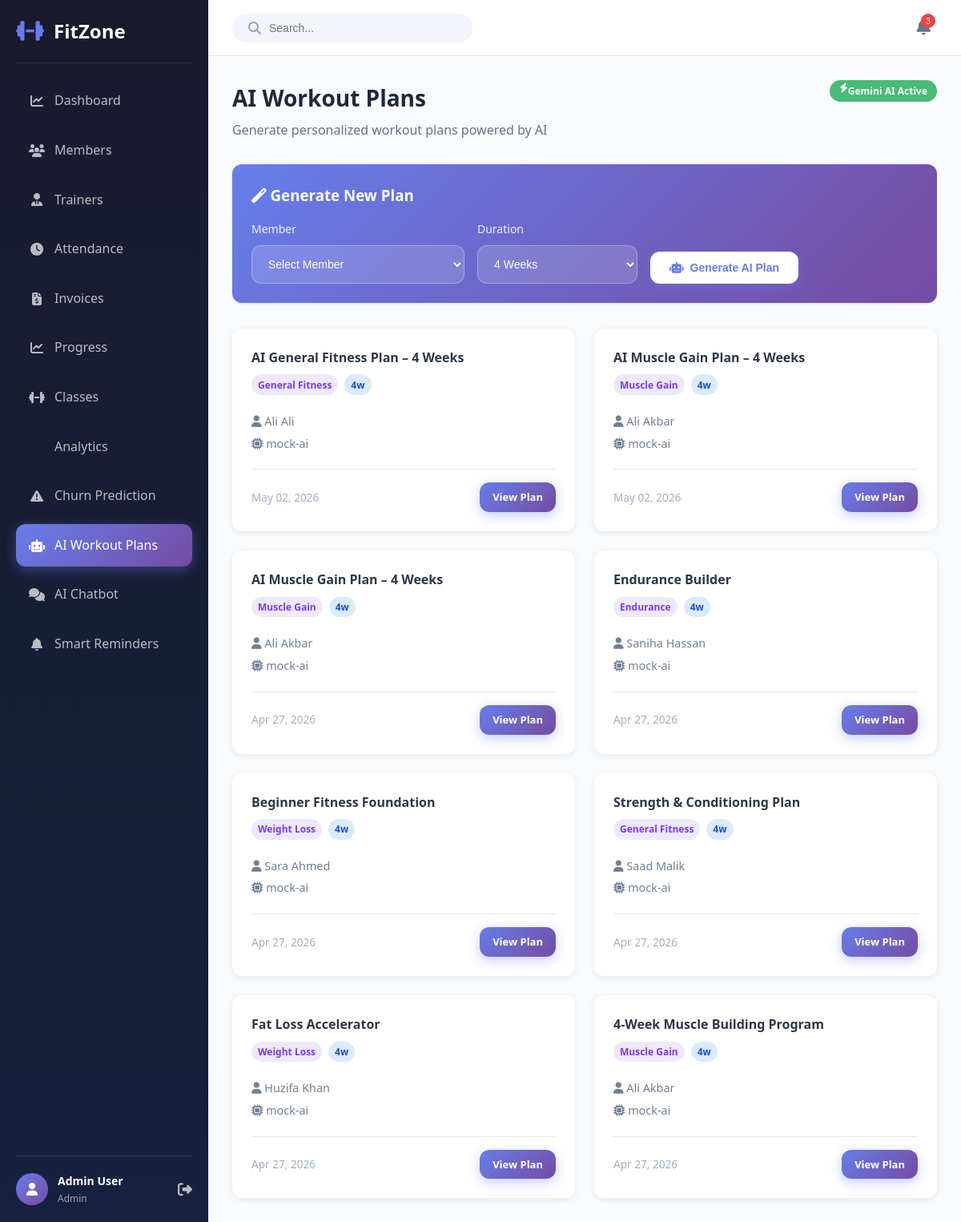
The app's page /ai/workout-plan (signed in) with its own data.
### models.py (models this page shows, shortened)
class User(UserMixin, db.Model):
    __tablename__ = 'users'
    id = db.Column(db.Integer, primary_key=True)
    email = db.Column(db.String(120), unique=True, nullable=False, index=True)
    password_hash = db.Column(db.String(256), nullable=False)
    first_name = db.Column(db.String(50), nullable=False)
    last_name = db.Column(db.String(50), nullable=False)
    role = db.Column(db.String(20), nullable=False, default='member')  # admin, trainer, member
    phone = db.Column(db.String(20))
    created_at = db.Column(db.DateTime, default=datetime.utcnow)
    updated_at = db.Column(db.DateTime, default=datetime.utcnow, onupdate=datetime.utcnow)
    is_active = db.Column(db.Boolean, default=True)
    profile_image = db.Column(db.String(255), default='default-avatar.png')
    member = db.relationship('Member', backref='user', uselist=False, lazy=True)
    trainer = db.relationship('Trainer', backref='user', uselist=False, lazy=True)

class WorkoutPlan(db.Model):
    __tablename__ = 'workout_plans'
    id = db.Column(db.Integer, primary_key=True)
    member_id = db.Column(db.Integer, db.ForeignKey('members.id'), nullable=False)
    title = db.Column(db.String(200), nullable=False)
    plan_content = db.Column(db.Text, nullable=False)
    fitness_goal = db.Column(db.String(100))
    duration_weeks = db.Column(db.Integer, default=4)
    ai_model = db.Column(db.String(50), default='gemini')
    created_at = db.Column(db.DateTime, default=datetime.utcnow)
    member = db.relationship('Member', backref='workout_plans', lazy=True)

### app.py (the view)
@app.route('/ai/workout-plan')
@login_required
def workout_plans():
    if current_user.role == 'member':
        member = current_user.member
        if not member:
            flash('Member profile not found.', 'danger')
            return redirect(url_for('dashboard'))
        plans = WorkoutPlan.query.filter_by(member_id=member.id).order_by(WorkoutPlan.created_at.desc()).all()
        members = []
    else:
        plans = WorkoutPlan.query.order_by(WorkoutPlan.created_at.desc()).all()
        members = Member.query.join(User).filter(User.is_active == True).all()
    return render_template('workout_plan.html', plans=plans, members=members, ai_available=is_ai_available())

### ai_services.py (called while the page is built)
def is_ai_available():
    return USE_GEMINI

### app.py (called while the page is built)
@login_manager.user_loader
def load_user(user_id):
    return User.query.get(int(user_id))

### templates/workout_plan.html (shortened to what this page needs)
{% extends "base.html" %}
{% block content %}
<div class="page-container">
    <div class="page-header">
        <div class="header-content">
            <h1>AI Workout Plans</h1>
            <p>Generate personalized workout plans powered by AI</p>
        </div>
        {% if not view_mode %}
        <div class="header-actions">
            {% if ai_available %}
            <span class="badge badge-green"><i class="fas fa-bolt"></i> Gemini AI Active</span>
            {% else %}
            <span class="badge badge-blue"><i class="fas fa-microchip"></i> Mock AI Mode</span>
            {% endif %}
        </div>
        {% endif %}
    </div>
    {% if view_mode %}
    <div class="plan-detail-card">
        <div class="plan-header">
            <h2>{{ plan.title }}</h2>
            <div class="plan-meta">
                <span class="badge badge-purple">{{ plan.fitness_goal }}</span>
                <span class="badge badge-blue">{{ plan.duration_weeks }} Weeks</span>
                <span class="badge badge-{% if plan.ai_model == 'gemini-1.5-flash' %}green{% else %}orange{% endif %}">
                    {{ plan.ai_model }}
                </span>
            </div>
            <p class="plan-date">Generated on {{ plan.created_at.strftime('%B %d, %Y at %H:%M') }}</p>
        </div>
        <div class="plan-content">
            {{ plan.plan_content | safe }}
        </div>
        <div class="plan-actions">
            <a href="{{ url_for('workout_plans') }}" class="btn btn-secondary">
                <i class="fas fa-arrow-left"></i> Back to Plans
            </a>
            {% if current_user.role != 'member' or plan.member_id == current_user.member.id %}
            <form method="POST" action="{{ url_for('delete_workout_plan', plan_id=plan.id) }}" style="display:inline;" onsubmit="return confirm('Delete this plan?');">
                <button type="submit" class="btn btn-danger">
                    <i class="fas fa-trash"></i> Delete
                </button>
            </form>
            {% endif %}
        </div>
    </div>
    {% else %}
    {% if current_user.role != 'member' %}
    <div class="card generate-card">
        <div class="card-header">
            <h3><i class="fas fa-magic"></i> Generate New Plan</h3>
        </div>
        <div class="card-body">
            <form method="POST" action="{{ url_for('generate_workout_plan_route') }}" class="form-inline">
                <div class="form-group">
                    <label for="member_id">Member</label>
                    <select name="member_id" id="member_id" class="form-control" required>
                        <option value="">Select Member</option>
                    </select>
                </div>
                <div class="form-group">
                    <label for="duration_weeks">Duration</label>
                    <select name="duration_weeks" id="duration_weeks" class="form-control">
                        <option value="4" selected>4 Weeks</option>
                    </select>
                </div>
                <button type="submit" class="btn btn-primary btn-generate">
                    <i class="fas fa-robot"></i> Generate AI Plan
                </button>
            </form>
        </div>
    </div>
    {% endif %}
    <div class="plans-grid">
        {% for plan in plans %}
        <div class="plan-card">
            <div class="plan-card-header">
                <h4>{{ plan.title }}</h4>
                <div class="plan-badges">
                    <span class="badge badge-small badge-purple">{{ plan.fitness_goal }}</span>
                    <span class="badge badge-small badge-blue">{{ plan.duration_weeks }}w</span>
                </div>
            </div>
            <div class="plan-card-body">
                <p class="plan-member">
                    <i class="fas fa-user"></i> {{ plan.member.user.first_name }} {{ plan.member.user.last_name }}
                </p>
                <p class="plan-model">
                    <i class="fas fa-microchip"></i> {{ plan.ai_model }}
                </p>
            </div>
            <div class="plan-card-footer">
                <span class="plan-date">{{ plan.created_at.strftime('%b %d, %Y') }}</span>
                <a href="{{ url_for('workout_plan_detail', plan_id=plan.id) }}" class="btn btn-sm btn-primary">View Plan</a>
            </div>
        </div>
        {% else %}
        <div class="empty-state full-width">
            <i class="fas fa-robot"></i>
            <h3>No Workout Plans Yet</h3>
            <p>Generate your first AI-powered workout plan above!</p>
        </div>
        {% endfor %}
    </div>
    {% endif %}
</div>
{% endblock %}

### templates/base.html (shortened to what this page needs)
<!DOCTYPE html>
<html lang="en">
<head>
    <link rel="stylesheet" href="{{ url_for('static', filename='css/style.css') }}">
    <link rel="stylesheet" href="https://cdnjs.cloudflare.com/ajax/libs/font-awesome/6.4.0/css/all.min.css">
</head>
<body>
    {% if current_user.is_authenticated %}
    <aside class="sidebar" id="sidebar">
        <div class="sidebar-header">
            <div class="logo">
                <i class="fas fa-dumbbell"></i>
                <span>FitZone</span>
            </div>
        </div>
        <nav class="sidebar-nav">
            <a href="{{ url_for('dashboard') }}" class="nav-item {% if request.endpoint == 'dashboard' %}active{% endif %}">
                <i class="fas fa-chart-line"></i>
                <span>Dashboard</span>
            </a>
            {% if current_user.role in ['admin', 'trainer'] %}
            <a href="{{ url_for('members') }}" class="nav-item {% if request.endpoint in ['members', 'member_detail', 'add_member', 'edit_member'] %}active{% endif %}">
                <i class="fas fa-users"></i>
                <span>Members</span>
            </a>
            {% endif %}
            {% if current_user.role == 'admin' %}
            <a href="{{ url_for('trainers') }}" class="nav-item {% if request.endpoint in ['trainers', 'trainer_detail', 'add_trainer'] %}active{% endif %}">
                <i class="fas fa-user-tie"></i>
                <span>Trainers</span>
            </a>
            {% endif %}
            <a href="{{ url_for('attendance') }}" class="nav-item {% if request.endpoint == 'attendance' %}active{% endif %}">
                <i class="fas fa-clock"></i>
                <span>Attendance</span>
            </a>
            <a href="{{ url_for('invoices') }}" class="nav-item {% if request.endpoint in ['invoices', 'create_invoice', 'pay_invoice'] %}active{% endif %}">
                <i class="fas fa-file-invoice-dollar"></i>
                <span>Invoices</span>
            </a>
            <a href="{{ url_for('progress') }}" class="nav-item {% if request.endpoint in ['progress', 'member_progress', 'add_progress'] %}active{% endif %}">
                <i class="fas fa-chart-line"></i>
                <span>Progress</span>
            </a>
            {% if current_user.role in ['admin', 'trainer'] %}
            <a href="{{ url_for('classes_list') }}" class="nav-item {% if request.endpoint in ['classes_list', 'add_class', 'edit_class'] %}active{% endif %}">
                <i class="fas fa-dumbbell"></i>
                <span>Classes</span>
            </a>
            {% endif %}
             {% if current_user.role == 'admin' %}
             <a href="{{ url_for('analytics') }}" class="nav-item {% if request.endpoint == 'analytics' %}active{% endif %}">
                 <span>Analytics</span>
             </a>
             {% endif %}
             {% if current_user.role == 'admin' %}
             <a href="{{ url_for('churn_prediction') }}" class="nav-item {% if request.endpoint in ['churn_prediction', 'member_churn_details', 'retrain_churn_model'] %}active{% endif %}">
                 <i class="fas fa-exclamation-triangle"></i>
                 <span>Churn Prediction</span>
             </a>
             {% endif %}
            <a href="{{ url_for('workout_plans') }}" class="nav-item {% if request.endpoint in ['workout_plans', 'workout_plan_detail'] %}active{% endif %}">
                <i class="fas fa-robot"></i>
                <span>AI Workout Plans</span>
            </a>
            <a href="{{ url_for('chatbot_page') }}" class="nav-item {% if request.endpoint == 'chatbot_page' %}active{% endif %}">
                <i class="fas fa-comments"></i>
                <span>AI Chatbot</span>
            </a>
            {% if current_user.role == 'admin' %}
            <a href="{{ url_for('payment_reminders') }}" class="nav-item {% if request.endpoint == 'payment_reminders' %}active{% endif %}">
                <i class="fas fa-bell"></i>
                <span>Smart Reminders</span>
            </a>
            {% endif %}
        </nav>
        <div class="sidebar-footer">
            <div class="user-info">
                <div class="user-avatar">
                    <i class="fas fa-user"></i>
                </div>
                <div class="user-details">
                    <span class="user-name">{{ current_user.first_name }} {{ current_user.last_name }}</span>
                    <span class="user-role">{{ current_user.role|title }}</span>
                </div>
            </div>
            <a href="{{ url_for('logout') }}" class="logout-btn">
                <i class="fas fa-sign-out-alt"></i>
            </a>
        </div>
    </aside>
    <main class="main-content">
        <header class="top-header">
            <div class="header-search">
                <i class="fas fa-search"></i>
                <input type="text" placeholder="Search...">
            </div>
            <div class="header-actions">
                <button class="notification-btn">
                    <i class="fas fa-bell"></i>
                    <span class="notification-badge">3</span>
                </button>
            </div>
        </header>
        <div class="content-wrapper">
            {% block content %}{% endblock %}
        </div>
    </main>
    {% endif %}
</body>
</html>

### templates/workout_plan.html (style rules this page uses)
.generate-card { background: linear-gradient(135deg, #667eea 0%, #764ba2 100%); color: white; margin-bottom: 2rem; border-radius: 12px; padding: 1.5rem; }
.generate-card .card-header h3 { color: white; margin-bottom: 1rem; }
.generate-card label { color: rgba(255,255,255,0.9); font-weight: 500; }
.generate-card .form-control { background: rgba(255,255,255,0.15); border: 1px solid rgba(255,255,255,0.3); color: white; min-width: 200px; }
.generate-card .form-control option { color: #333; }
.form-inline { display: flex; gap: 1rem; align-items: flex-end; flex-wrap: wrap; }
.btn-generate { background: #fff; color: #667eea; font-weight: 600; }
.plans-grid { display: grid; grid-template-columns: repeat(auto-fill, minmax(300px, 1fr)); gap: 1.5rem; }
.plan-card { background: white; border-radius: 12px; padding: 1.5rem; box-shadow: 0 2px 8px rgba(0,0,0,0.08); display: flex; flex-direction: column; justify-content: space-between; }
.plan-card-header h4 { margin: 0 0 0.5rem 0; color: #2d3748; }
.plan-badges { display: flex; gap: 0.5rem; margin-bottom: 1rem; }
.badge-small { font-size: 0.75rem; padding: 0.2rem 0.5rem; }
.plan-card-body { color: #718096; font-size: 0.9rem; margin-bottom: 1rem; }
.plan-card-body p { margin: 0.3rem 0; }
.plan-card-footer { display: flex; justify-content: space-between; align-items: center; border-top: 1px solid #e2e8f0; padding-top: 1rem; }
.plan-date { color: #a0aec0; font-size: 0.85rem; }
.badge-green { background: #48bb78; color: white; }

### records on screen
User: first_name "Admin", last_name "User", role "Admin"
WorkoutPlan: title "AI General Fitness Plan – 4 Weeks", fitness_goal "General Fitness", duration_weeks "4", member.user.first_name "Ali", member.user.last_name "Ali", ai_model "mock-ai", created_at "May 02, 2026"
WorkoutPlan: title "AI Muscle Gain Plan – 4 Weeks", fitness_goal "Muscle Gain", duration_weeks "4", member.user.first_name "Ali", member.user.last_name "Akbar", ai_model "mock-ai", created_at "May 02, 2026"
WorkoutPlan: title "AI Muscle Gain Plan – 4 Weeks", fitness_goal "Muscle Gain", duration_weeks "4", member.user.first_name "Ali", member.user.last_name "Akbar", ai_model "mock-ai", created_at "Apr 27, 2026"
WorkoutPlan: title "Endurance Builder", fitness_goal "Endurance", duration_weeks "4", member.user.first_name "Saniha", member.user.last_name "Hassan", ai_model "mock-ai", created_at "Apr 27, 2026"
WorkoutPlan: title "Beginner Fitness Foundation", fitness_goal "Weight Loss", duration_weeks "4", member.user.first_name "Sara", member.user.last_name "Ahmed", ai_model "mock-ai", created_at "Apr 27, 2026"
WorkoutPlan: title "Strength & Conditioning Plan", fitness_goal "General Fitness", duration_weeks "4", member.user.first_name "Saad", member.user.last_name "Malik", ai_model "mock-ai", created_at "Apr 27, 2026"
WorkoutPlan: title "Fat Loss Accelerator", fitness_goal "Weight Loss", duration_weeks "4", member.user.first_name "Huzifa", member.user.last_name "Khan", ai_model "mock-ai", created_at "Apr 27, 2026"
WorkoutPlan: title "4-Week Muscle Building Program", fitness_goal "Muscle Gain", duration_weeks "4", member.user.first_name "Ali", member.user.last_name "Akbar", ai_model "mock-ai", created_at "Apr 27, 2026"
